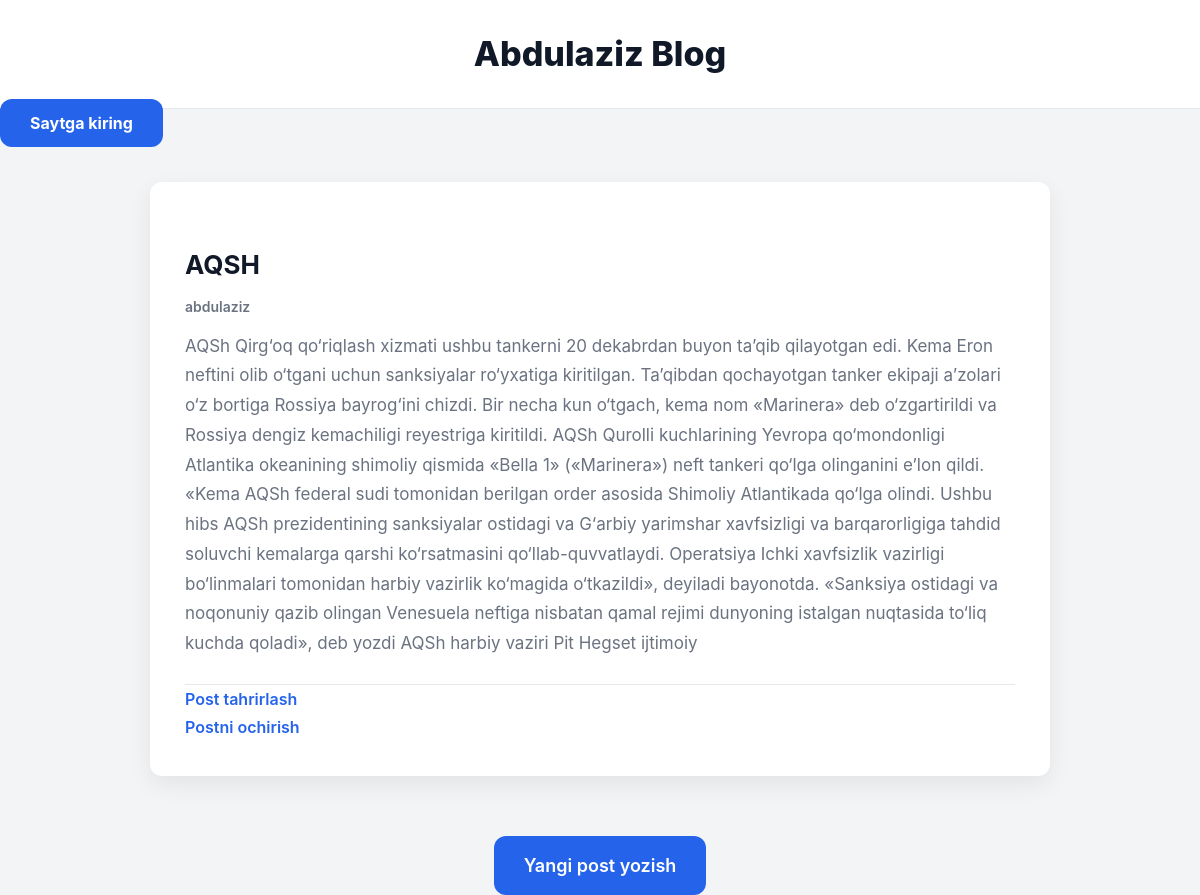
Screenshot of /post/7/ with the database file from the repository.
### blog/models.py (models this page shows, shortened)
class Post(models.Model):
    title = models.CharField(max_length=200)
    author = models.ForeignKey(
        'auth.User',
        on_delete=models.CASCADE,
    )
    body = models.TextField()

### blog/views.py (the view)
# urls.py: path('post/<int:pk>/', PostDetailView.as_view(), name='post_detail'),
class PostDetailView(DetailView):
    model = Post
    template_name = 'post_detail.html'

### templates/post_detail.html
{% extends 'base.html' %}
{% block content %}
    <div class="post-entry">
    <h2>{{ post.title }}</h2>
     <h3>{{ post.author }}</h3>
    <p>{{ post.body }}</p>
    </div>
<p><a href="{% url 'post_edit' post.pk %}"> Post tahrirlash </a></p>
<p><a href="{% url 'post_delete' post.pk %}">Postni ochirish</a></p>
{% endblock content %}

### static/css/base.css (style rules this page uses)
* { margin: 0; padding: 0; box-sizing: border-box; }
:root { --bg-main: #f3f4f6; --bg-white: #ffffff; --text-dark: #111827; --text-muted: #6b7280; --primary: #2563eb; --border: #e5e7eb; --radius: 12px; --shadow: 0 8px 24px rgba(0,0,0,0.07); }
body { font-family: 'Inter', 'Segoe UI', sans-serif; background: var(--bg-main); color: var(--text-dark); line-height: 1.75; }
.post-entry { padding: 25px 0; border-bottom: 1px solid var(--border); }
.post-entry h2 { font-size: 26px; margin-bottom: 8px; }
.post-entry h3 { font-size: 14px; font-weight: 600; color: var(--text-muted); margin-bottom: 12px; }
.post-entry p { font-size: 17px; color: var(--text-muted); }
a { color: var(--primary); font-weight: 600; }
a, a:hover, a:focus, a:active { text-decoration: none; color: var(--primary); transition: 0.2s ease; }

### rows the page displays
Post: title "AQSH", author "abdulaziz", body "AQSh Qirg‘oq qo‘riqlash xizmati ushbu tankerni 20 dekabrdan buyon ta’qib qilayotgan edi. Kema Eron neftini olib o‘tgani uchun sanksiyalar ro‘yxatiga kiritilgan. Ta’qibdan qochayotgan tanker ekipaji a’zolari o‘z bortiga Rossiya bayrog‘ini chizdi. Bir necha kun o‘tgach, kema nom «Marinera» deb o‘zgartirildi va Rossiya dengiz kemachiligi reyestriga kiritildi. AQSh Qurolli kuchlarining Yevropa qo‘mondonligi Atlantika okeanining shimoliy qismida «Bella 1» («Marinera») neft tankeri qo‘lga olinganini e’lon qildi. «Kema AQSh federal sudi tomonidan berilgan order asosida Shimoliy Atlantikada qo‘lga olindi. Ushbu hibs AQSh prezidentining sanksiyalar ostidagi va G‘arbiy yarimshar xavfsizligi va…"
